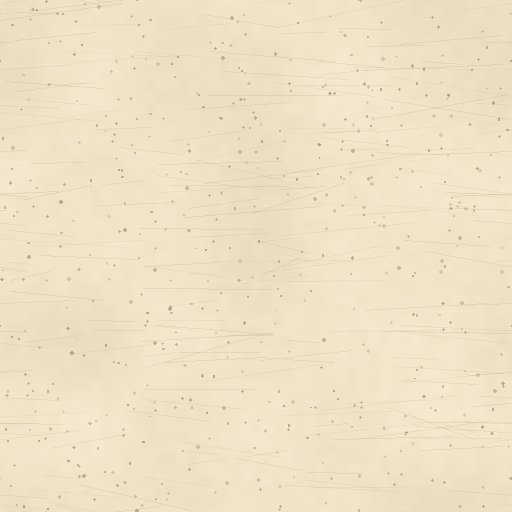
#> input picture assets/ui/paper.png, 512 x 512 px
$ python make_store_art.py
#> lines starting #> are read from the running program, lines starting #| are printed output that depends on the picture
"""Builds the Play Store art from raw device screenshots, in the Codex style.

    python tools/make_store_art.py [store/raw]

Reads <raw>/phone/*.png (a 1080-wide phone) and <raw>/tablet/*.png (the Tab A9,
800 wide), taken with `adb exec-out screencap -p`, and writes:
  store/screenshots/phone/NN.png   1080x2160 (Play's 2:1 limit)
  store/screenshots/tablet-7in/NN.png   1080x1920 (9:16, as Play's 7-inch and
  store/screenshots/tablet-10in/NN.png  10-inch tablet slots both require)
  store/feature-graphic.png        1024x500
Raw shots live in store/raw/ (committed, so any machine can rebuild the art).
"""
import os
import sys

from PIL import Image, ImageDraw, ImageFont

ROOT = os.path.join(os.path.dirname(__file__), "..")
OUT = os.path.join(ROOT, "store")
DELA = os.path.join(ROOT, "assets", "fonts", "DelaGothicOne-Regular.ttf")
NUNITO = os.path.join(ROOT, "assets", "fonts", "Nunito-Variable.ttf")
PAPER = os.path.join(ROOT, "assets", "ui", "paper.png")

INK = (27, 20, 16)
CINNABAR = (184, 50, 42)
OCHRE = (227, 168, 47)
DUSK_TOP = (42, 27, 61)
DUSK_LOW = (240, 154, 94)

# (raw file, caption, small line) — in store order (Play shows up to 8).
SHOTS = [
    # Action first: the store feed shows only the first two or three.
    # Nov 2026: 6% of visitors installed, so the chase and the flare (the two
    # things no other temple runner has) lead.
    ("04_pack.png", "Outrun the jaguars", "Let your light die and the pack catches you."),
    ("03_flare.png", "Freeze them to stone", "Tap to flare: your light stops every jaguar."),
    ("02_leap.png", "Swipe. Leap. Slide.", "Three lanes through the Maya temple."),
    ("05_fire.png", "Six deadly Houses", "Gloom, Knives, Cold, Jaguars, Bats and Fire."),
    ("06_dawn.png", "Make it to dawn", "Then the next night runs faster."),
    ("01_title.png", "Carry the sun", "An endless runner, one night at a time."),
    ("07_shop.png", "Choose your runner", "Runners, outfits, hats and stone hues."),
    ("08_glyphs.png", "24 glyphs to earn", "Daily dusk, ranks and gifts every day."),
]
SIZES = {"phone": (1080, 2160, 360), "tablet": (1080, 1920, 340)} # width, height, caption band
# Where each set goes: Play wants tablet shots in two slots (7- and 10-inch),
# both 9:16; one 1080x1920 set meets both rules.
DESTS = {"phone": ["phone"], "tablet": ["tablet-7in", "tablet-10in"]}


def paper(w, h):
    tile = Image.open(PAPER).convert("RGB")
    img = Image.new("RGB", (w, h))
    for y in range(0, h, tile.height):
        for x in range(0, w, tile.width):
            img.paste(tile, (x, y))
    return img


def gradient(w, h):
    img = Image.new("RGB", (w, h))
    d = ImageDraw.Draw(img)
    for y in range(h):
        t = y / (h - 1)
        d.line([(0, y), (w, y)], fill=tuple(int(DUSK_TOP[i] + (DUSK_LOW[i] - DUSK_TOP[i]) * t) for i in range(3)))
    return img


def rule(d, x0, x1, y, width=6):
    d.line([(x0, y), (x1, y)], fill=CINNABAR, width=width)


def fitted(path, text, size, width, weight=None):
    """The font at [size], shrunk until [text] fits in [width]."""
    while True:
        f = ImageFont.truetype(path, size)
        if weight:
            f.set_variation_by_axes([weight])
        if ImageDraw.Draw(Image.new("RGB", (1, 1))).textlength(text, font=f) <= width or size <= 20:
            return f
        size -= 2


def centered(d, text, font, cx, y, fill):
    w = d.textlength(text, font=font)
    d.text((cx - w / 2, y), text, font=font, fill=fill)


def screenshot(raw, caption, line, kind="phone"):
    W, H, band_h = SIZES[kind]
    canvas = gradient(W, H)
    band = paper(W, band_h)
    bd = ImageDraw.Draw(band)
    rule(bd, 60, W - 60, 36)
    rule(bd, 60, W - 60, band_h - 36)
    centered(bd, caption, fitted(DELA, caption, 104, W - 120), W / 2, band_h * 0.19, INK)
    centered(bd, line, fitted(NUNITO, line, 44, W - 120, 900), W / 2, band_h * 0.62, CINNABAR)
    canvas.paste(band, (0, 0))
    shot = Image.open(raw).convert("RGB")
    # Fit the phone screen below the band, with an ink frame.
    avail_h = H - band_h - 70
    scale = avail_h / shot.height
    sw, sh = int(shot.width * scale), int(shot.height * scale)
    shot = shot.resize((sw, sh), Image.LANCZOS)
    x, y = (W - sw) // 2, band_h + 36
    d = ImageDraw.Draw(canvas)
    d.rounded_rectangle([x - 12, y - 12, x + sw + 12, y + sh + 12], radius=28, fill=INK)
    canvas.paste(shot, (x, y))
    return canvas


# [43 lines left out: function feature, not called in this run]


def main():
    raw_dir = sys.argv[1] if len(sys.argv) > 1 else os.path.join(OUT, "raw")
    for kind in SIZES:
        src = os.path.join(raw_dir, kind)
        if not os.path.isdir(src):
            continue
        for i, (name, caption, line) in enumerate(SHOTS, 1):
            img = screenshot(os.path.join(src, name), caption, line, kind)
#> in gradient, `img = Image.new("RGB", (w, h))`: img: PIL image 1080x2160 RGB; every value is 0
#> in screenshot, `canvas = gradient(W, H)`:
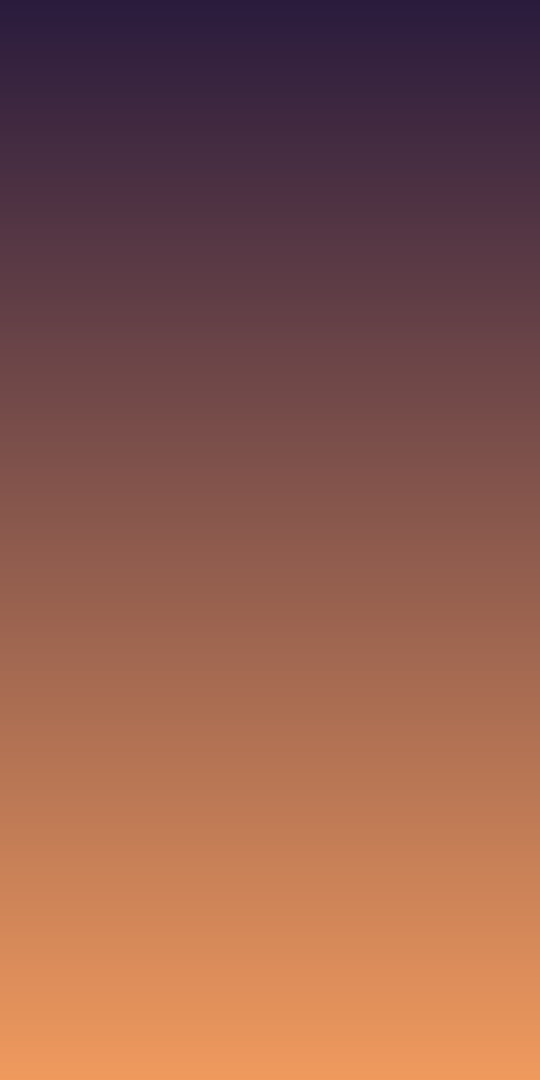
#> canvas: PIL image 1080x2160 RGB (shown at 1/2 size); mean R, G, B 140.5, 90, 77
#> in paper, tile is the input picture: PIL image 512x512 RGB; mean R, G, B 238.1, 225.9, 199
#> in paper, `img = Image.new("RGB", (w, h))`: img: PIL image 1080x360 RGB; every value is 0
#> after the loop in paper, `for y in range(0, h, tile.height):`:
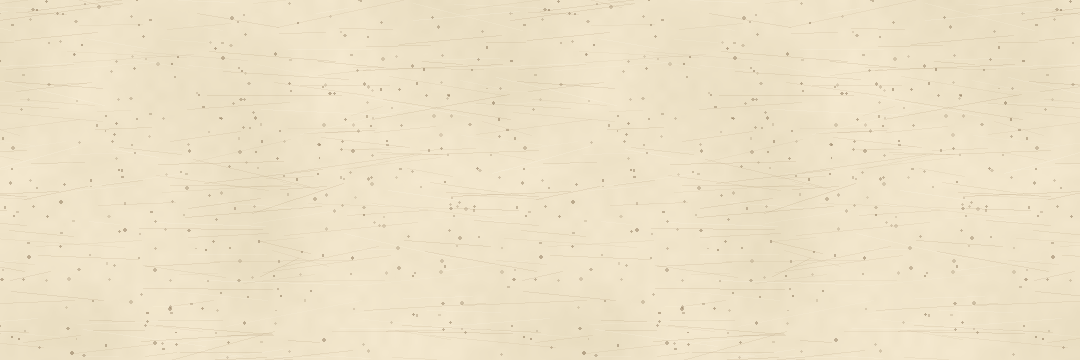
#> img: PIL image 1080x360 RGB; mean R, G, B 237.8, 225.6, 198.6
            for folder in DESTS[kind]:
                dst = os.path.join(OUT, "screenshots", folder)
                os.makedirs(dst, exist_ok=True)
                img.save(os.path.join(dst, "%02d.png" % i))
    feature(os.path.join(raw_dir, "phone", "03_flare.png")).save(os.path.join(OUT, "feature-graphic.png"))
    print("store art written to", os.path.abspath(OUT))


if __name__ == "__main__":
#> (the run stopped early here; a loop or call above may not have finished)
